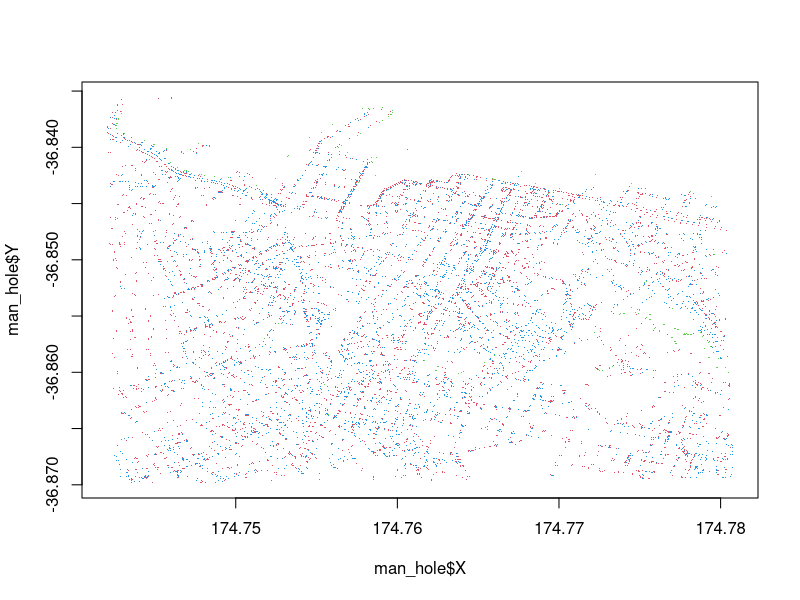
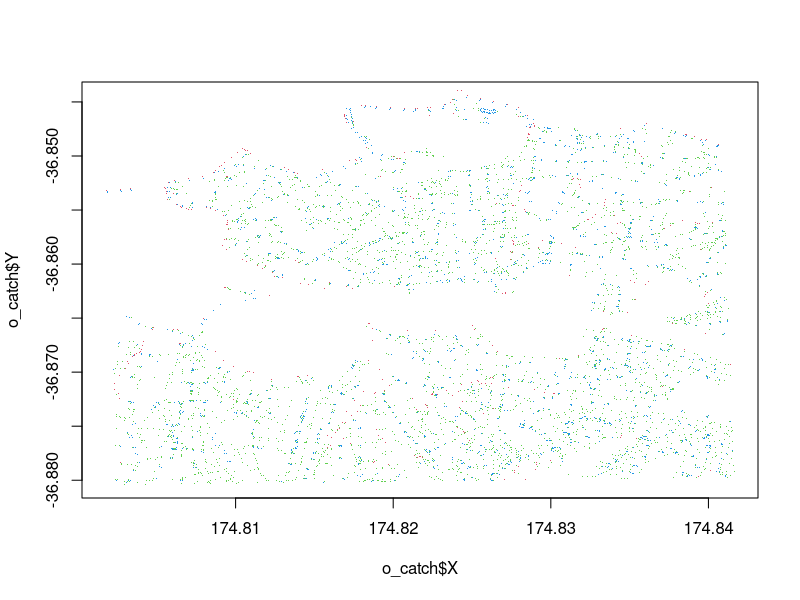
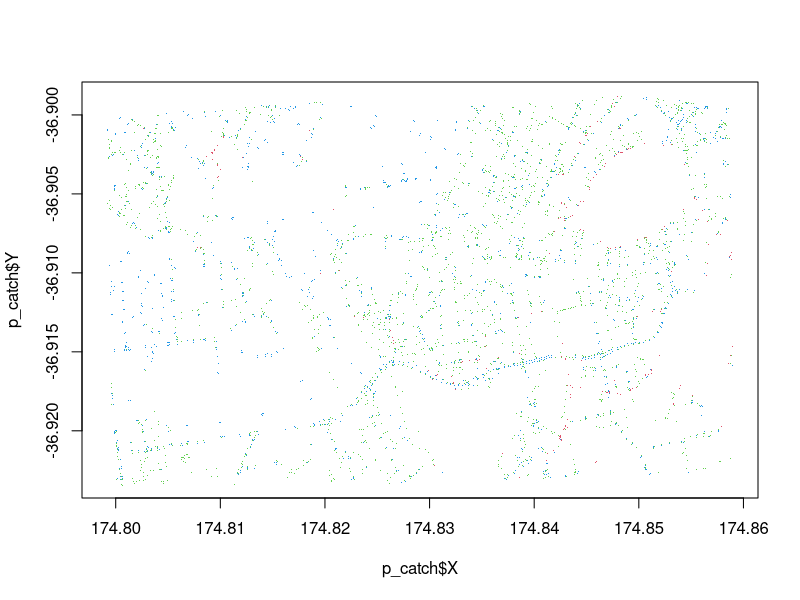

Here is the R script that generated these plots, in order: (Note: this script raises an error after producing the figures.)
# CBD Data Reads
catch <- read.csv('Test.csv')
catch = catch[c(1,2)]

in_out = read.csv('cbd_in_out.csv')
in_out <- in_out[c(1,2)]
man_hole <- read.csv('cbd_manhole.csv')
man_hole <- man_hole[c(1,2)]

plot(x = man_hole$X, y = man_hole$Y, col=4, pch='.')
points(x = catch$X, y = catch$Y, col=2, pch='.')
points(x = in_out$X, y = in_out$Y, col=3, pch='.')

# Orakei Data Reads 
o_catch <- read.csv('orakei_raw_catch.csv')
o_io <- read.csv('orakei_raw_in_out.csv')
o_man <- read.csv('orakei_raw_man.csv')

o_catch = o_catch[c(1,2)]
o_io = o_io[c(1,2)]
o_man = o_man[c(1,2)]

plot(x = o_catch$X, y = o_catch$Y, col=4, pch='.')
points(x = o_io$X, y = o_io$Y, col=2, pch='.')
points(x = o_man$X, y = o_man$Y, col=3, pch='.')


# Penrose Data Reads 
p_catch <- read.csv('penrose_raw_catch.csv')
p_io <- read.csv('penrose_raw_in_out.csv')
p_man <- read.csv('penrose_raw_man.csv')

p_catch = p_catch[c(1,2)]
p_io = p_io[c(1,2)]
p_man = p_man[c(1,2)]

plot(x = p_catch$X, y = p_catch$Y, col=4, pch='.')
points(x = p_io$X, y = p_io$Y, col=2, pch='.')
points(x = p_man$X, y = p_man$Y, col=3, pch='.')



# CBD Writes 
write.csv(catch, paste(getwd(), '/cbd_catch.csv', sep = ""), row.names = FALSE)
write.csv(in_out, paste(getwd(), '/cbd_in_out.csv', sep = ""), row.names = FALSE)
write.csv(man_hole, paste(getwd(), '/cbd_man_hole.csv', sep = ""), row.names = FALSE)

# Orakei Writes 
write.csv(o_catch, paste(getwd(), '/orakei_catch.csv', sep = ""), row.names = FALSE)
write.csv(o_io, paste(getwd(), '/orakei_in_out.csv', sep = ""), row.names = FALSE)
write.csv(o_man, paste(getwd(), '/orakei_man_hole.csv', sep = ""), row.names = FALSE)

# Penrose Writes 
write.csv(p_catch, paste(getwd(), '/penrose_catch.csv', sep = ""), row.names = FALSE)
write.csv(p_io, paste(getwd(), '/penrose_in_out.csv', sep = ""), row.names = FALSE)
write.csv(p_man, paste(getwd(), '/penrose_man_hole.csv', sep = ""), row.names = FALSE)

#TopLeft
#Lat, Lng: -36.835587, 174.741887
#TopRight
#Lat, Lng: -36.835048, 174.779712
#BottomLeft
#Lat, Lng: -36.869793, 174.742668
#BottomRight 
#Lat, Lng: -36.869240, 174.780523

c1 <- read.csv('cbd_catch.csv')
c2 <- read.csv('cbd_in_out.csv')
c3 <- read.csv('cbd_manhole.csv')
plot(x = c1$X, y = c1$Y, col=4, pch=',')
points(x = c2$X, y = c2$Y, col=2, pch=',')
points(x = c3$X, y = c3$Y, col=3, pch=',')
